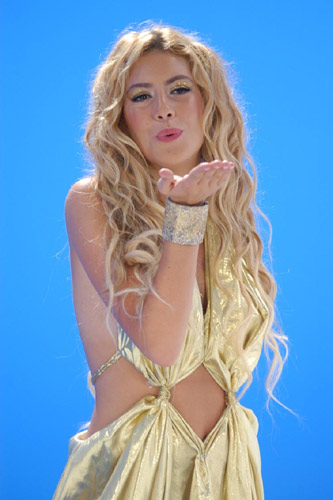
#> input picture Week_3_Resize_and_Flipping_Operations/Selena_resim.jpg, 333 x 500 px, found by its file name
$ jupyter execute Untitled8.ipynb
#> lines starting #> are read from the running program, lines starting #| are printed output that depends on the picture
[cell 1]
import cv2
import numpy as np

[cell 2]
my_img = cv2.imread("./selena_resim.jpg",1)
#> my_img is the input picture: shape (500, 333, 3); mean B, G, R 193.9, 156.4, 115.8
print(my_img.shape)
#| (500, 333, 3)

[cell 3]
cv2.imshow("RGB Image",my_img)
cv2.waitKey(0)
cv2.destroyAllWindows()

[cell 4]
img_vertical=cv2.flip(my_img,0)
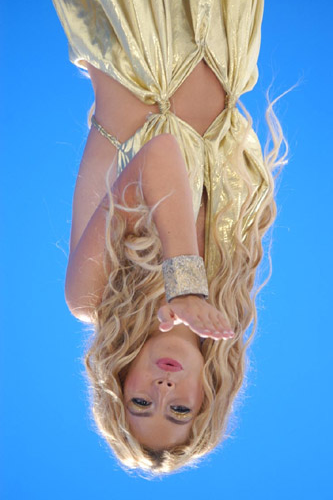
#> img_vertical: shape (500, 333, 3); mean B, G, R 193.9, 156.4, 115.8
img_horizontal=cv2.flip(my_img,1)
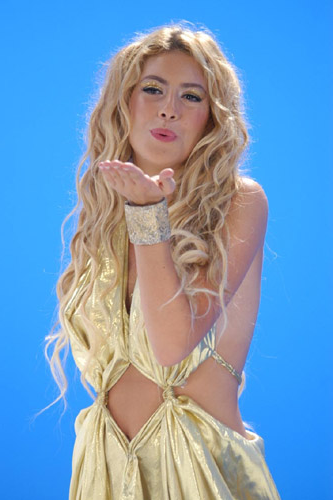
#> img_horizontal: shape (500, 333, 3); mean B, G, R 193.9, 156.4, 115.8
img_both=cv2.flip(my_img,-1)
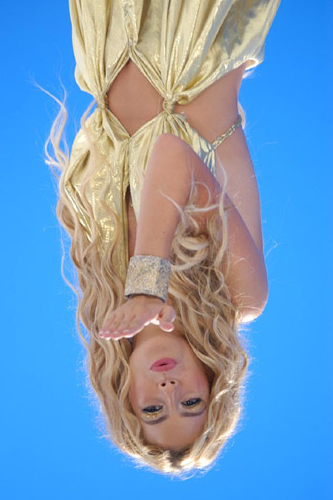
#> img_both: shape (500, 333, 3); mean B, G, R 193.9, 156.4, 115.8

[cell 5]
cv2.imshow("Original Image",my_img)
cv2.imshow("Vertical Image",img_vertical)
cv2.imshow("Horizontal Image",img_horizontal)
cv2.imshow("Vertical and Horizontal Image",img_both)
cv2.waitKey(0)
cv2.destroyAllWindows()

[cell 6]
vertical_with_code = my_img[::-1,:,:]
cv2.imshow("Vertical Image With Code",vertical_with_code)
cv2.waitKey(0)
cv2.destroyAllWindows()

[cell 7]
vertical_with_code = my_img[:,:,:]
rotated_image = cv2.rotate(vertical_with_code, cv2.ROTATE_90_CLOCKWISE)
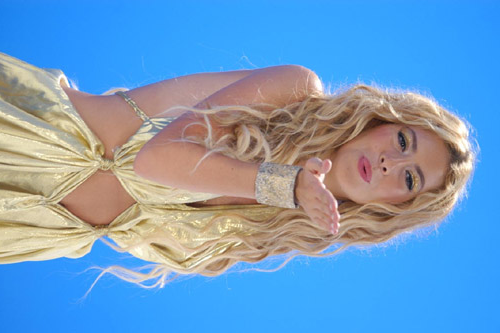
#> rotated_image: shape (333, 500, 3); mean B, G, R 193.9, 156.4, 115.8
cv2.imshow("rotated Image",rotated_image)
cv2.waitKey(0)
cv2.destroyAllWindows()

[cell 8]
print(my_img.shape)
#| (500, 333, 3)
print(f"görüntünün yüksekliği = {my_img.shape[0]}")
#| görüntünün yüksekliği = 500
print(f"görüntünün genişliği = {my_img.shape[1]}" )
#| görüntünün genişliği = 333
print(f"görüntünün kanal sayısı = {my_img.shape[2]}")
#| görüntünün kanal sayısı = 3

[cell 9]
resized_img_kucultme = cv2.resize(my_img,(176,250),cv2.INTER_LANCZOS4)
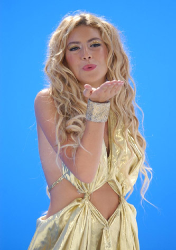
#> resized_img_kucultme: shape (250, 176, 3); mean B, G, R 193.9, 156.4, 115.8
resized_img_buyutme = cv2.resize(my_img,(666,1000),cv2.INTER_LANCZOS4)

cv2.imshow("Original Image",my_img)
cv2.imshow("Küçültülmüş Görüntü",resized_img_kucultme)
cv2.imshow("Büyütülmüş Görüntü",resized_img_buyutme)
cv2.waitKey(0)
cv2.destroyAllWindows()
